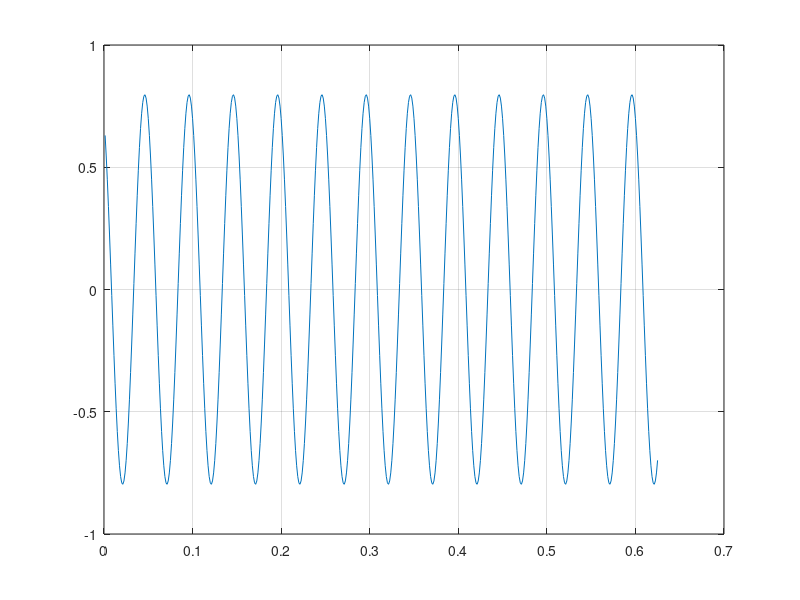

MATLAB code for this plot: (Note: this script raises an error after producing the figure.)
%% IN LAB 3.1
% userInp = input("Please enter a string: ", "s")
userInp = 'Arman Latefi';
reverse = userInp(length(userInp): - 1: 1)

%% IN LAB 3.2
% <include>myDecayingSinusoid.m</include>

%--- make a plot of sum of cosines
dt = 1/800;
XX = rand(1,3).*exp(2i*pi*rand(1,3)); %--Random amplitude and phases
freq = 20;
ccsum = zeros(1,500);
for kx = 1:length(XX)
    kt = [1:1:500];
    ccsum = ccsum + abs(XX(kx))*cos(2*pi*freq*kt*dt + angle(XX(kx)));
    tt = kt*dt;
end

plot(tt,ccsum) %-- Plot the sum sinusoid
grid on, zoom on, shg

%% Decaying Sinusoid
% Function in mySinusoid.m when b = 0.8
[tt, xs] = myDecayingSinusoid(10, 0.8, (40*2*pi), (pi/4), 80, 0, 2);
figure(1)
plot(tt, xs), grid on
title("Plot of Decaying Sinusoid (b=0.8)")
xlabel("Time (seconds)")

% Function in mySinusoid.m when b = 3
[tt, xs] = myDecayingSinusoid(10, 3, (40*2*pi), (pi/4), 80, 0, 2);
figure(2)
plot(tt, xs), grid on
title("Plot of Decaying Sinusoid (b=3)")
xlabel("Time (seconds)")

%% Reading WAV File
[xx, fs] = audioread("ece2026Lab01voice.wav");
% xx is the value at each sample given the audio wave
% fs is the sample rate

t_start = 0.25 * fs;
t_end = 0.5 * fs;
tt = 0.25: 1/fs : 0.5;
info = xx(t_start: 1 : t_end);
plot(tt, info), grid on
title("Slice of ece2026Lab01voice.wav")
xlabel("Time (seconds)")

% To find the period, I read the distance between two peaks on the graph 
period = 0.00775
% Given the period, I can find the frequency by doing 1 / period
frequency = 1 / period

% Plays the sound from xx and fs
soundsc(xx,fs)
%% Processing the Data and Writing the Result into a wav File

% Reversing the Decaying Sinusoid (b = 0.8)
[tt, xDecay] = myDecayingSinusoid(10, 0.8, (40*2*pi), (pi/4), 80, 0, 2);
Lx = length(xDecay);
xDecayReversed = xDecay(Lx:-1:1); % figure out how to fill in those ??s
figure(1)
plot(tt, xDecayReversed), grid on
title("Reverse of a Decaying Sinusoid (b = 0.8)")
xlabel("Time (seconds)")

% Reversing the Decaying Sinusoid (b = 3)
[tt, xDecay] = myDecayingSinusoid(10, 3, (40*2*pi), (pi/4), 80, 0, 2);
Lx = length(xDecay);
xDecayReversed = xDecay(Lx:-1:1); % figure out how to fill in those ??s
figure(2)
plot(tt, xDecayReversed), grid on
title("Reverse of a Decaying Sinusoid (b = 3)")
xlabel("Time (seconds)")

% Reversing the audio file

% Lxh = length(xh);
% xhReversed = xh(Lxh:-1:1); % figure out how to fill in those ??s
% audiowrite( 'ECE2026lab01outRev.wav' , xhReversed , fs );

%% "myDecayingSinusoid.m"
% <include>myDecayingSinusoid.m</include>